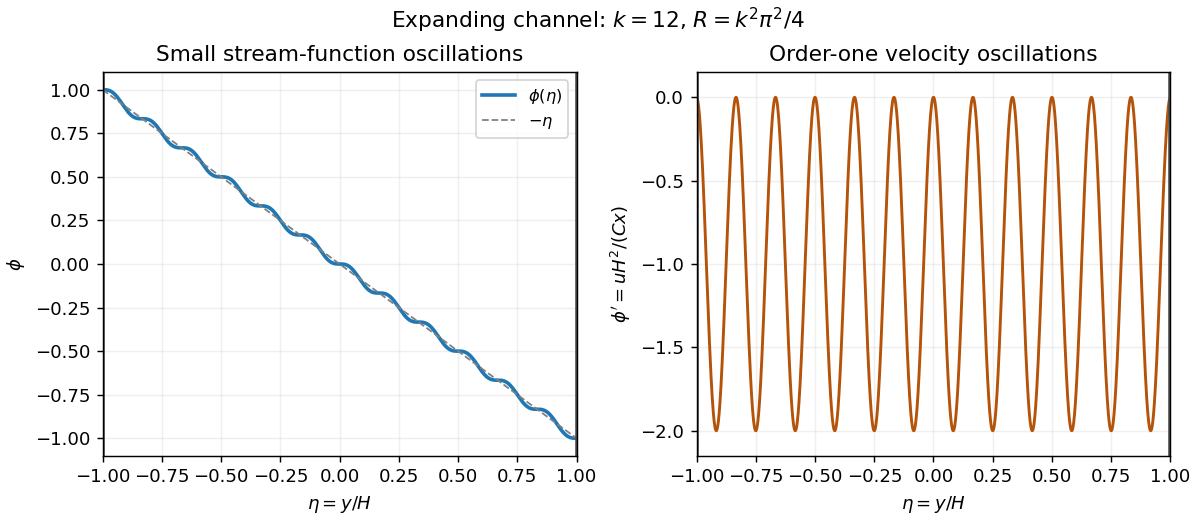

Generate this figure with Python:
"""Original similarity-profile sketch; Python 3.14, root NumPy/Matplotlib.
Writes a basename PNG to CWD and honors caller MPLCONFIGDIR.
"""
import numpy as np
import matplotlib.pyplot as plt
k = 12
eta = np.linspace(-1, 1, 1800)
phi = (-1)**k * np.sin(k*np.pi*eta)/(k*np.pi) - eta
velocity = (-1)**k * np.cos(k*np.pi*eta) - 1
fig, axes = plt.subplots(1, 2, figsize=(9.2, 4.0), layout='constrained')
fig.set_facecolor('white')
axes[0].plot(eta, phi, lw=2, label=r'$\phi(\eta)$')
axes[0].plot(eta, -eta, '--', color='0.5', lw=1, label=r'$-\eta$')
axes[0].set(ylabel=r'$\phi$', title='Small stream-function oscillations')
axes[0].legend(fontsize=9)
axes[1].plot(eta, velocity, color='#b45309', lw=1.6)
axes[1].set(ylabel=r'$\phi^\prime=uH^2/(Cx)$', ylim=(-2.15, .15), title='Order-one velocity oscillations')
for ax in axes:
    ax.set(xlabel=r'$\eta=y/H$', xlim=(-1, 1))
    ax.grid(alpha=.2)
    ax.axvline(-1, color='0.3', lw=2)
    ax.axvline(1, color='0.3', lw=2)
fig.suptitle(r'Expanding channel: $k=12$, $R=k^2\pi^2/4$')
fig.savefig('paper-3-expanding-channel.png', dpi=130, facecolor='white', transparent=False)
